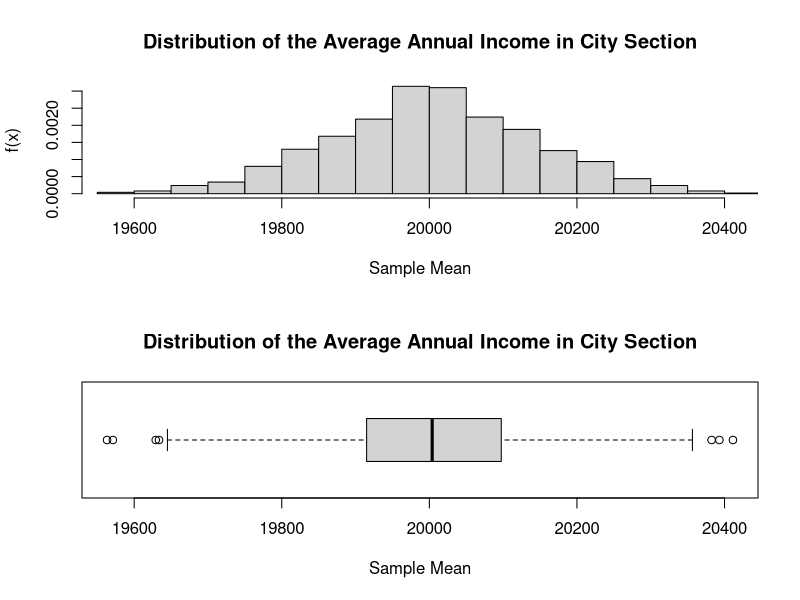

Write R code to recreate this figure.
# HMK 4-QUESTION 10 - STAT 3201(DONGES)
# HARSHIL PATEL, 11/4/2018   
###################


#set working directory
setwd("C:/Users/offic/OneDrive - The Ohio State University/data analytics/R programming Files/hmk4")
set.seed(35)
vectorofmeans<-vector()
samples<-vector()
for (i in 1:1000) {
  samples<- rgamma(20,1000,scale = 20)
  vectorofmeans[i]<-mean(samples)
}
avg<-mean(vectorofmeans)
sdt<-sd(vectorofmeans)
par(mfrow=c(2,1))
hist(vectorofmeans,
     main = "Distribution of the Average Annual Income in City Section",
     ylab='f(x)',
     xlab = "Sample Mean",
     breaks = 25,
     xlim = c(min(vectorofmeans),max(vectorofmeans)),
     freq = FALSE)
boxplot(vectorofmeans,
        main = "Distribution of the Average Annual Income in City Section",
        xlab = "Sample Mean",
        horizontal = TRUE
        )


count<-0
for (x in 1:1000) {
  if(vectorofmeans[x]>20500){
    count<-count+1
  }
}
print(count)
